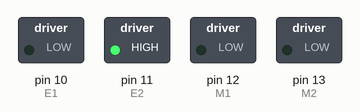
This sketch was run on a simulated Arduino Uno, built with avr-gcc and run on an emulated ATmega328P. Shown: switched loads named in the sketch (green lamp = pin HIGH).

Above: at 0.1 s.
Timing chart, 0 to 1.6 s (numbered marks = the images above):
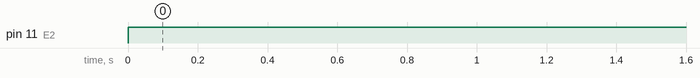

Measured:
- by itself, pin 11 (E2): LOW → HIGH at 0.00 s

The sketch:

L298P_MotorControl.ino
```cpp
int E1 = 10;
int M1 = 12;
int E2 =11;
int M2 = 13;

void setup()
{
  // put your setup code here, to run once:
  pinMode(M1, OUTPUT);
  pinMode(M2, OUTPUT);
  pinMode(E1, OUTPUT);
  pinMode(E2, OUTPUT);
}

void loop()
{
  // put your main code here, to run repeatedly:
  int value;

  digitalWrite(M2, LOW);
  digitalWrite(E2, HIGH);

  /*
  for(value = 0 ; value <= 255; value+=5)
  {
    digitalWrite(M1,HIGH);
    digitalWrite(M2, HIGH);
    analogWrite(E1, value);
    analogWrite(E2, value);
    delay(30);
  }
  delay(1000);

  for(value = 0 ; value <= 255; value+=5)
  {
    digitalWrite(M1,LOW);
    digitalWrite(M2, LOW);
    analogWrite(E1, value);
    analogWrite(E2, value);
    delay(30);
  }
  delay(1000);
  */
}
```
